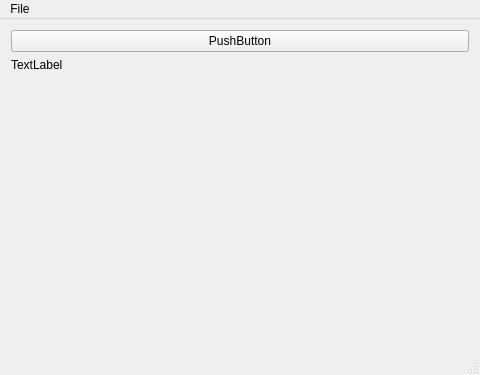
<?xml version="1.0" encoding="UTF-8"?>
<ui version="4.0">
 <class>MainWindow</class>
 <widget class="QMainWindow" name="MainWindow">
  <property name="geometry">
   <rect>
    <x>0</x>
    <y>0</y>
    <width>480</width>
    <height>375</height>
   </rect>
  </property>
  <property name="windowTitle">
   <string>Calculon</string>
  </property>
  <widget class="QWidget" name="centralWidget">
   <property name="sizePolicy">
    <sizepolicy hsizetype="Maximum" vsizetype="Maximum">
     <horstretch>0</horstretch>
     <verstretch>0</verstretch>
    </sizepolicy>
   </property>
   <layout class="QVBoxLayout" name="verticalLayout">
    <item>
     <layout class="QVBoxLayout" name="verticalLayout_2">
      <item>
       <widget class="QPushButton" name="pushButton">
        <property name="text">
         <string>PushButton</string>
        </property>
       </widget>
      </item>
      <item>
       <widget class="QLabel" name="label">
        <property name="text">
         <string>TextLabel</string>
        </property>
       </widget>
      </item>
      <item>
       <spacer name="verticalSpacer">
        <property name="orientation">
         <enum>Qt::Vertical</enum>
        </property>
        <property name="sizeHint" stdset="0">
         <size>
          <width>20</width>
          <height>40</height>
         </size>
        </property>
       </spacer>
      </item>
     </layout>
    </item>
   </layout>
  </widget>
  <widget class="QMenuBar" name="menuBar">
   <property name="geometry">
    <rect>
     <x>0</x>
     <y>0</y>
     <width>480</width>
     <height>22</height>
    </rect>
   </property>
   <widget class="QMenu" name="menuFile">
    <property name="title">
     <string>File</string>
    </property>
    <addaction name="actionReset"/>
    <addaction name="actionExit"/>
   </widget>
   <addaction name="menuFile"/>
  </widget>
  <widget class="QStatusBar" name="statusBar"/>
  <action name="actionExit">
   <property name="text">
    <string>Exit</string>
   </property>
   <property name="shortcut">
    <string>Ctrl+Q</string>
   </property>
  </action>
  <action name="actionReset">
   <property name="text">
    <string>Reset</string>
   </property>
   <property name="shortcut">
    <string>Ctrl+R</string>
   </property>
  </action>
 </widget>
 <layoutdefault spacing="6" margin="11"/>
 <resources/>
 <connections/>
</ui>
